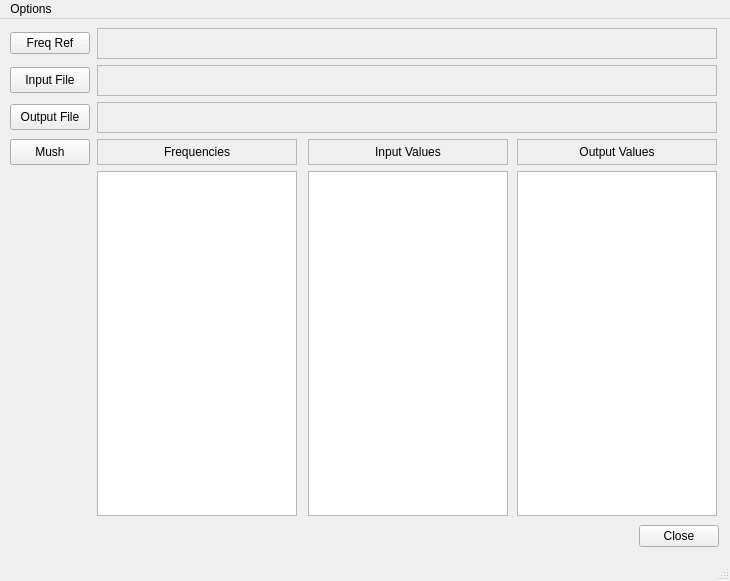
<?xml version="1.0" encoding="UTF-8"?>
<ui version="4.0">
 <class>mxpb4ant</class>
 <widget class="QMainWindow" name="mxpb4ant">
  <property name="geometry">
   <rect>
    <x>0</x>
    <y>0</y>
    <width>730</width>
    <height>581</height>
   </rect>
  </property>
  <property name="minimumSize">
   <size>
    <width>730</width>
    <height>0</height>
   </size>
  </property>
  <property name="maximumSize">
   <size>
    <width>730</width>
    <height>16777215</height>
   </size>
  </property>
  <property name="windowIcon">
   <iconset resource="resources.qrc">
    <normaloff>:/mxpb4ant.ico</normaloff>:/mxpb4ant.ico</iconset>
  </property>
  <widget class="QWidget" name="centralwidget">
   <layout class="QGridLayout" name="gridLayout">
    <item row="0" column="0">
     <widget class="QPushButton" name="btnSetFreqRef">
      <property name="text">
       <string>Freq Ref</string>
      </property>
     </widget>
    </item>
    <item row="0" column="1" colspan="3">
     <widget class="QLabel" name="lblFreqRefFile">
      <property name="minimumSize">
       <size>
        <width>620</width>
        <height>31</height>
       </size>
      </property>
      <property name="maximumSize">
       <size>
        <width>620</width>
        <height>31</height>
       </size>
      </property>
      <property name="frameShape">
       <enum>QFrame::StyledPanel</enum>
      </property>
      <property name="frameShadow">
       <enum>QFrame::Sunken</enum>
      </property>
      <property name="text">
       <string/>
      </property>
     </widget>
    </item>
    <item row="1" column="0">
     <widget class="QPushButton" name="btnInputFile">
      <property name="minimumSize">
       <size>
        <width>80</width>
        <height>26</height>
       </size>
      </property>
      <property name="maximumSize">
       <size>
        <width>80</width>
        <height>26</height>
       </size>
      </property>
      <property name="text">
       <string>Input File</string>
      </property>
     </widget>
    </item>
    <item row="1" column="1" colspan="3">
     <widget class="QLabel" name="lblInputFile">
      <property name="minimumSize">
       <size>
        <width>615</width>
        <height>31</height>
       </size>
      </property>
      <property name="maximumSize">
       <size>
        <width>620</width>
        <height>31</height>
       </size>
      </property>
      <property name="frameShape">
       <enum>QFrame::StyledPanel</enum>
      </property>
      <property name="frameShadow">
       <enum>QFrame::Sunken</enum>
      </property>
      <property name="text">
       <string/>
      </property>
     </widget>
    </item>
    <item row="2" column="0">
     <widget class="QPushButton" name="btnOutputFile">
      <property name="minimumSize">
       <size>
        <width>80</width>
        <height>26</height>
       </size>
      </property>
      <property name="maximumSize">
       <size>
        <width>80</width>
        <height>26</height>
       </size>
      </property>
      <property name="text">
       <string>Output File</string>
      </property>
     </widget>
    </item>
    <item row="2" column="1" colspan="3">
     <widget class="QLabel" name="lblOutputFile">
      <property name="minimumSize">
       <size>
        <width>615</width>
        <height>31</height>
       </size>
      </property>
      <property name="maximumSize">
       <size>
        <width>620</width>
        <height>31</height>
       </size>
      </property>
      <property name="frameShape">
       <enum>QFrame::StyledPanel</enum>
      </property>
      <property name="frameShadow">
       <enum>QFrame::Sunken</enum>
      </property>
      <property name="text">
       <string/>
      </property>
     </widget>
    </item>
    <item row="3" column="0">
     <widget class="QPushButton" name="btnExecute">
      <property name="minimumSize">
       <size>
        <width>80</width>
        <height>26</height>
       </size>
      </property>
      <property name="maximumSize">
       <size>
        <width>80</width>
        <height>26</height>
       </size>
      </property>
      <property name="text">
       <string>Mush</string>
      </property>
     </widget>
    </item>
    <item row="3" column="1">
     <widget class="QLabel" name="lblFreqs">
      <property name="sizePolicy">
       <sizepolicy hsizetype="MinimumExpanding" vsizetype="Preferred">
        <horstretch>0</horstretch>
        <verstretch>0</verstretch>
       </sizepolicy>
      </property>
      <property name="minimumSize">
       <size>
        <width>200</width>
        <height>26</height>
       </size>
      </property>
      <property name="maximumSize">
       <size>
        <width>200</width>
        <height>26</height>
       </size>
      </property>
      <property name="frameShape">
       <enum>QFrame::StyledPanel</enum>
      </property>
      <property name="frameShadow">
       <enum>QFrame::Sunken</enum>
      </property>
      <property name="text">
       <string>Frequencies</string>
      </property>
      <property name="alignment">
       <set>Qt::AlignCenter</set>
      </property>
     </widget>
    </item>
    <item row="3" column="2">
     <widget class="QLabel" name="lblInputs">
      <property name="sizePolicy">
       <sizepolicy hsizetype="MinimumExpanding" vsizetype="Preferred">
        <horstretch>0</horstretch>
        <verstretch>0</verstretch>
       </sizepolicy>
      </property>
      <property name="minimumSize">
       <size>
        <width>200</width>
        <height>26</height>
       </size>
      </property>
      <property name="maximumSize">
       <size>
        <width>200</width>
        <height>26</height>
       </size>
      </property>
      <property name="frameShape">
       <enum>QFrame::StyledPanel</enum>
      </property>
      <property name="frameShadow">
       <enum>QFrame::Sunken</enum>
      </property>
      <property name="text">
       <string>Input Values</string>
      </property>
      <property name="alignment">
       <set>Qt::AlignCenter</set>
      </property>
     </widget>
    </item>
    <item row="3" column="3">
     <widget class="QLabel" name="lblOutputs">
      <property name="sizePolicy">
       <sizepolicy hsizetype="MinimumExpanding" vsizetype="Preferred">
        <horstretch>0</horstretch>
        <verstretch>0</verstretch>
       </sizepolicy>
      </property>
      <property name="minimumSize">
       <size>
        <width>200</width>
        <height>26</height>
       </size>
      </property>
      <property name="maximumSize">
       <size>
        <width>200</width>
        <height>26</height>
       </size>
      </property>
      <property name="frameShape">
       <enum>QFrame::StyledPanel</enum>
      </property>
      <property name="frameShadow">
       <enum>QFrame::Sunken</enum>
      </property>
      <property name="text">
       <string>Output Values</string>
      </property>
      <property name="alignment">
       <set>Qt::AlignCenter</set>
      </property>
     </widget>
    </item>
    <item row="4" column="0">
     <spacer name="verticalSpacer">
      <property name="orientation">
       <enum>Qt::Vertical</enum>
      </property>
      <property name="sizeHint" stdset="0">
       <size>
        <width>20</width>
        <height>348</height>
       </size>
      </property>
     </spacer>
    </item>
    <item row="4" column="1">
     <widget class="QListWidget" name="listFreqRefs">
      <property name="sizePolicy">
       <sizepolicy hsizetype="MinimumExpanding" vsizetype="MinimumExpanding">
        <horstretch>0</horstretch>
        <verstretch>0</verstretch>
       </sizepolicy>
      </property>
      <property name="minimumSize">
       <size>
        <width>200</width>
        <height>325</height>
       </size>
      </property>
      <property name="maximumSize">
       <size>
        <width>200</width>
        <height>9000</height>
       </size>
      </property>
     </widget>
    </item>
    <item row="4" column="2">
     <widget class="QListWidget" name="listInputs">
      <property name="sizePolicy">
       <sizepolicy hsizetype="MinimumExpanding" vsizetype="MinimumExpanding">
        <horstretch>0</horstretch>
        <verstretch>0</verstretch>
       </sizepolicy>
      </property>
      <property name="minimumSize">
       <size>
        <width>200</width>
        <height>325</height>
       </size>
      </property>
      <property name="maximumSize">
       <size>
        <width>200</width>
        <height>9000</height>
       </size>
      </property>
     </widget>
    </item>
    <item row="4" column="3">
     <widget class="QListWidget" name="listOutputs">
      <property name="sizePolicy">
       <sizepolicy hsizetype="MinimumExpanding" vsizetype="MinimumExpanding">
        <horstretch>0</horstretch>
        <verstretch>0</verstretch>
       </sizepolicy>
      </property>
      <property name="minimumSize">
       <size>
        <width>200</width>
        <height>325</height>
       </size>
      </property>
      <property name="maximumSize">
       <size>
        <width>200</width>
        <height>9000</height>
       </size>
      </property>
     </widget>
    </item>
    <item row="5" column="0" colspan="4">
     <layout class="QHBoxLayout" name="horizontalLayout">
      <item>
       <spacer name="horizontalSpacer">
        <property name="orientation">
         <enum>Qt::Horizontal</enum>
        </property>
        <property name="sizeType">
         <enum>QSizePolicy::MinimumExpanding</enum>
        </property>
        <property name="sizeHint" stdset="0">
         <size>
          <width>608</width>
          <height>28</height>
         </size>
        </property>
       </spacer>
      </item>
      <item>
       <widget class="QPushButton" name="btnClose">
        <property name="text">
         <string>Close</string>
        </property>
       </widget>
      </item>
     </layout>
    </item>
   </layout>
  </widget>
  <widget class="QMenuBar" name="menubar">
   <property name="geometry">
    <rect>
     <x>0</x>
     <y>0</y>
     <width>730</width>
     <height>23</height>
    </rect>
   </property>
   <widget class="QMenu" name="menuOptions">
    <property name="title">
     <string>Options</string>
    </property>
    <addaction name="actionSet_Freq_Ref_File"/>
    <addaction name="separator"/>
    <addaction name="actionAbout"/>
   </widget>
   <addaction name="menuOptions"/>
  </widget>
  <widget class="QStatusBar" name="statusbar"/>
  <action name="actionSet_Freq_Ref_File">
   <property name="text">
    <string>Set Freq Ref File</string>
   </property>
  </action>
  <action name="actionAbout">
   <property name="text">
    <string>About</string>
   </property>
  </action>
 </widget>
 <resources>
  <include location="resources.qrc"/>
 </resources>
 <connections/>
</ui>
